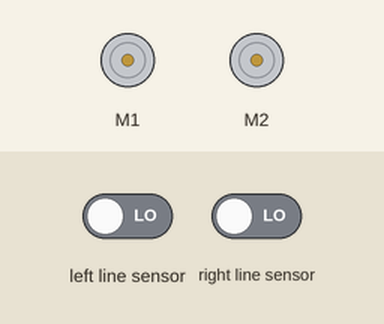
Simulated run of this program. Board: BBC micro:bit (MakeCode). On the bench: 2 × DC motor (green arrow = forward, orange = backward, longer = faster). The inputs (shaded band) are chosen by the test bench; at power-on: left line sensor LOW, right line sensor LOW.

Above: at 1.2 s.
1.3 s: left line sensor driven HIGH
At 2.1 s:
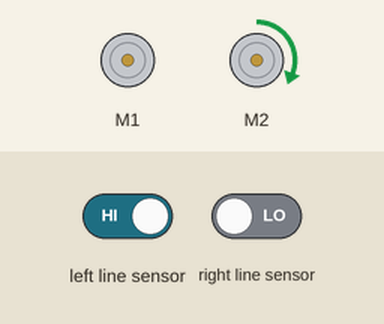
2.8 s: right line sensor driven HIGH
At 3.6 s:
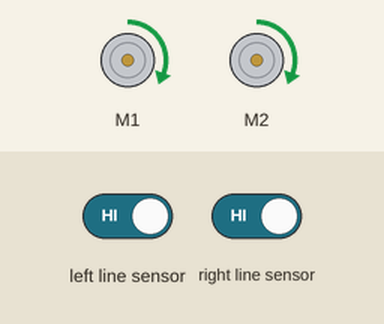
4.3 s: left line sensor driven LOW
At 5.0 s:
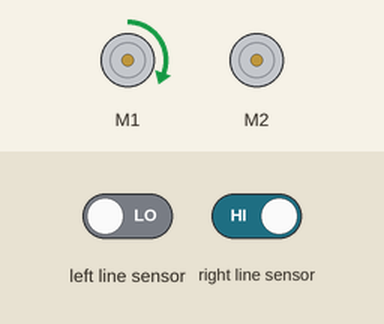
5.8 s: right line sensor driven LOW
At 6.8 s:
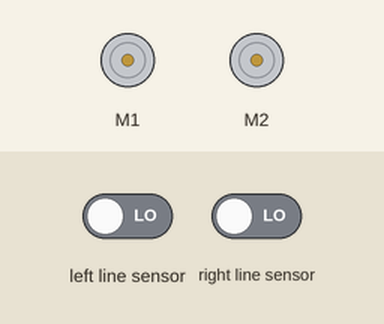
Timing chart, 0 to 8.3 s (numbered marks = the images above; inputs shaded):
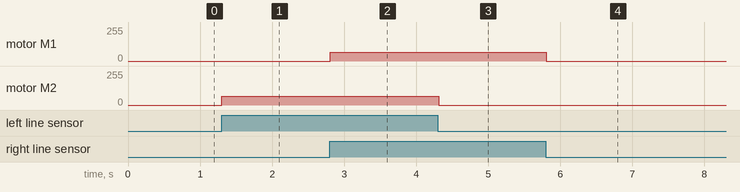

The program:

main.ts
```typescript
basic.forever(function () {
    if (cuteBot.tracking(cuteBot.TrackingState.L_R_line)) {
        cuteBot.motors(25, 25)
    }
    if (cuteBot.tracking(cuteBot.TrackingState.L_line_R_unline)) {
        cuteBot.motors(0, 25)
    }
    if (cuteBot.tracking(cuteBot.TrackingState.L_unline_R_line)) {
        cuteBot.motors(25, 0)
    }
    if (cuteBot.tracking(cuteBot.TrackingState.L_R_unline)) {
        cuteBot.stopcar()
    }
})
```

test.ts
```typescript
// aquí va el archivo "tests"; esto no se compilará cuando este paquete se utilice como una extensión.
```

Measured:
- after the input at 1.3 s, motor M2: stopped → forward 64/255 at once
- after the input at 2.8 s, motor M1: stopped → forward 64/255 at once
- after the input at 4.3 s, motor M2: forward 64/255 → stopped at once
- after the input at 5.8 s, motor M1: forward 64/255 → stopped at once
